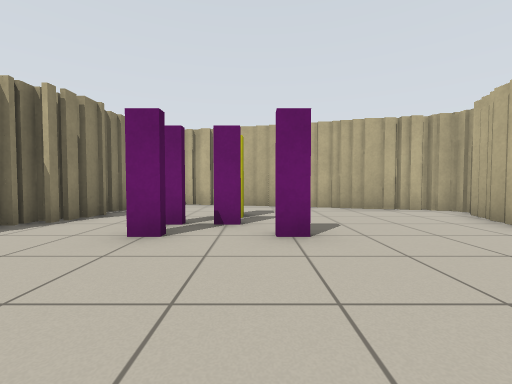
view 1 (above)

12 first-person views from a walk through a robot-simulator world made for Stage. The camera is 0.72 m above the floor, tilts 2° down and sees 90° across. Floor lines are 1 m apart. The floor is counted in squares, 1 m on a side. Each view is taken from the middle of a square. On the plan, view 1 faces up. The plan holds only what a view shows up to about 9 squares ahead; the rest is blank. The robots in the file are not drawn.

view 2
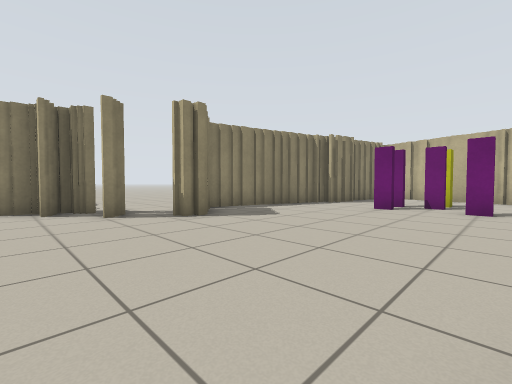

view 3
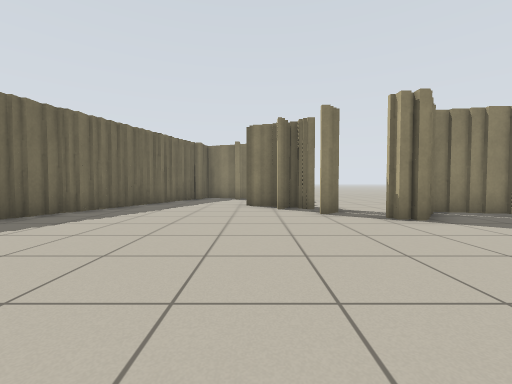

view 4
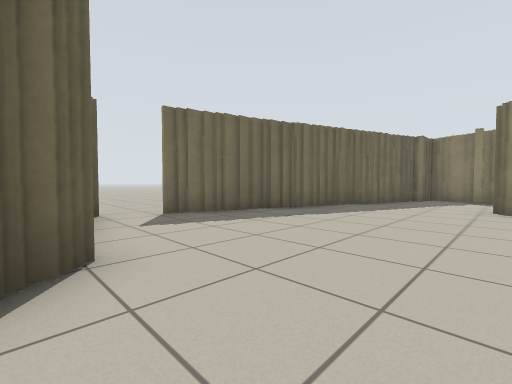

view 5
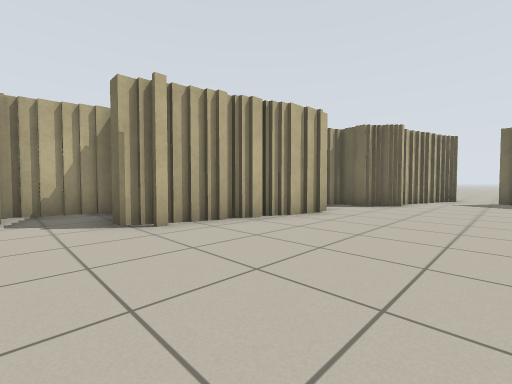

view 6
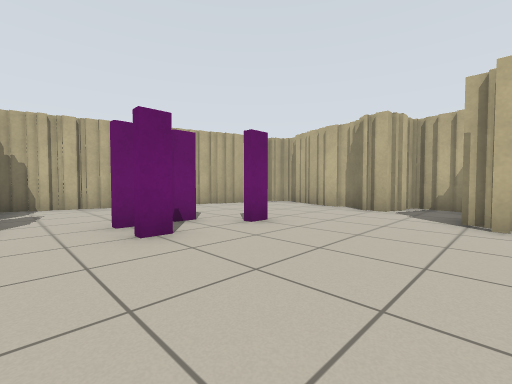

view 7
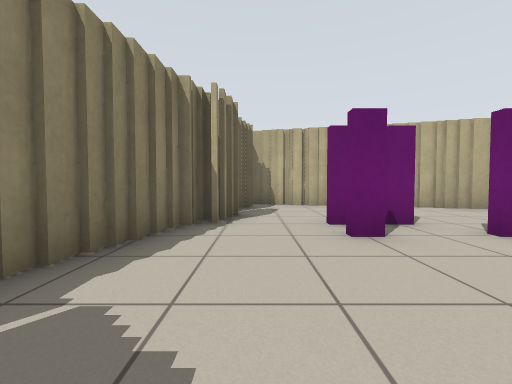

view 8
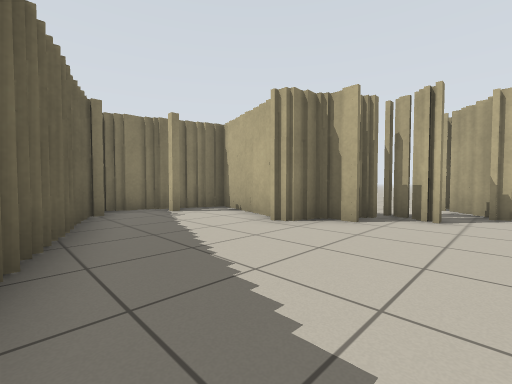

view 9
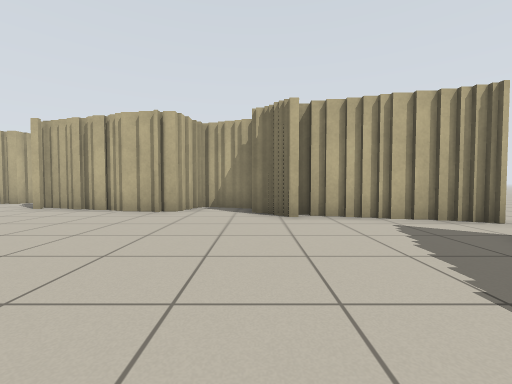

view 10
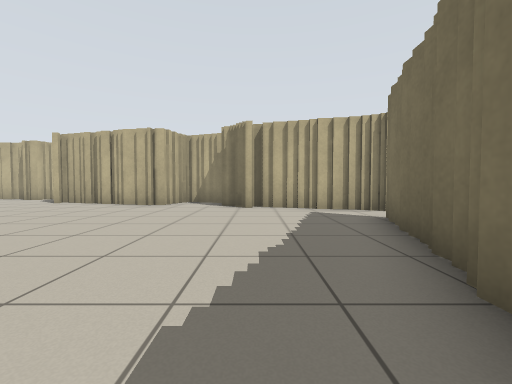

view 11
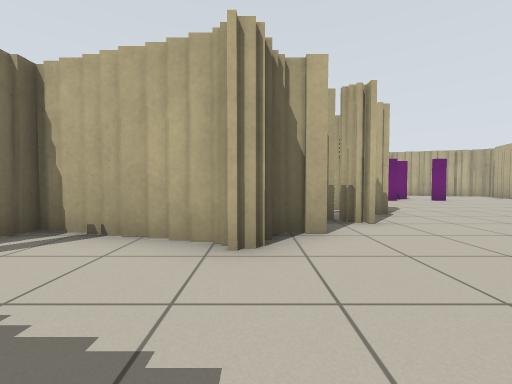

view 12
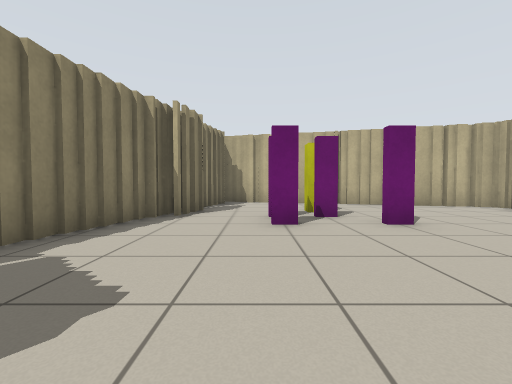

### Floor plan
Points are (right, up) in squares from view 1. A wall is a line through its corners. A room is listed if a view was taken in it or the views show most of it. See-through windows are left out.
Room 1 (views 1, 2, 3, 4, 5, 6, 7, 8, 9, 10, 11, 12)
walls: (-3.9, -0.9) (-4.5, -0.9); (-4.1, -0.9) (-4.1, -1.2) (-4.4, -1.2); (-4.9, -2.3) (-5.4, -2.3); (-5.2, -1.9) (-5.2, -2.5); (-5.2, -2.1) (-6, -2.1); (-5.2, 1.5) (-5.2, 0); (1.8, -2.5) (1.8, -1.5); (2.1, -1.5) (2.1, -0.5); (2.3, -0.6) (2.3, 0.1); (-6, -2.7) (-6.5, -2.7); (-5.9, -3.4) (-6.8, -3.4) (-6.8, -4.2) (-7.5, -4.2); (-4.9, 2.6) (-4.9, 1.4); (1.4, -4.2) (1.4, -2.5); (2.6, 0) (2.6, 0.6) (3, 0.6); (-4.7, 3.2) (-4.7, 2.5); (-4.5, 4) (-4.5, 3.1); (2.6, -5.1) (2.6, -4.2); (-7.5, -3.8) (-8.5, -3.8); (2.3, -5.6) (2.3, -5); (0.4, -7) (0.4, -6.4) (1.1, -6.4) (1.1, -6) (2.1, -6); (-4.1, 5.3) (-4.1, 4.2); (-3.9, 5.6) (-3.9, 5); (4.8, 0) (4.8, 0.8); (-8.4, -3.6) (-8.9, -3.6); (-3.6, 5.8) (-3.6, 4.5); (0.6, -7.6) (0.6, -7.1); (4.4, 2.2) (3.8, 2.2) (3.8, 3); (-8.8, -3.4) (-9.9, -3.4); (5.1, 0.6) (5.1, 1.8); (4.8, 1.9) (4.2, 1.9); (4.3, 3) (4.3, 4.2); (4.5, 3.4) (4.5, 3.9); (0.4, -8.6) (0.4, -7.5); (-3.6, 7) (-3.6, 6.2); (-4.2, -9) (-3.5, -9); (4.5, 4.2) (4.5, 5.1); (-3.5, -9.2) (-2.9, -9.2); (-5.1, -8.8) (-4.1, -8.8); (-3, -9.4) (-2.1, -9.4); (-6.1, -8.4) (-5.1, -8.4); (-6.6, -8.2) (-6, -8.2); (-10.3, -3.2) (-10.3, -3.8); (-2.2, -9.7) (-1.6, -9.7); (-3.4, 7.6) (-3.4, 7); (-7.5, -7.9) (-6.5, -7.9); (-10.6, -3.6) (-10.6, -4.2); (-8.1, -7.7) (-7.4, -7.7); (0, -9.9) (0, -8.6); (4.8, 5.1) (4.8, 5.8); (-8.5, -7.5) (-8, -7.5); (-10.8, -4.1) (-10.8, -5); (0, 8.2) (-1, 8.2); (1.6, 7.7) (1, 7.7); (1.1, 7.9) (0, 7.9); (-0.9, 8.4) (-1.9, 8.4); (-0.3, -10.4) (-0.3, -9.8); (-1.8, 8.6) (-2.9, 8.6); (2.5, 7.5) (1.5, 7.5); (5.1, 6.1) (5.1, 6.6); (4, 7.1) (2.6, 7.1); (4.6, 6.9) (3.9, 6.9)
ways out: opening at (-1, -11)
objects: magenta box (-2, 3) to (-1, 4); magenta box (-2, 5) to (-1, 5); yellow post (-1, 6) to (0, 6); magenta box (0, 3) to (1, 4); magenta box (0, 4) to (0, 5)

Where each view was taken, in squares from view 1:
view 1: 0 up, 0 right, facing up
view 2: 4 down, 1 right, facing up-left
view 3: 4 down, 1 right, facing left
view 4: 4 down, 1 right, facing down-left
view 5: 2 up, 2 left, facing down-right
view 6: 0 up, 3 left, facing up-right
view 7: 0 up, 3 left, facing up
view 8: 8 down, 4 left, facing up-left
view 9: 6 down, 5 left, facing right
view 10: 7 down, 7 left, facing right
view 11: 7 down, 7 left, facing up
view 12: 1 down, 2 left, facing up
